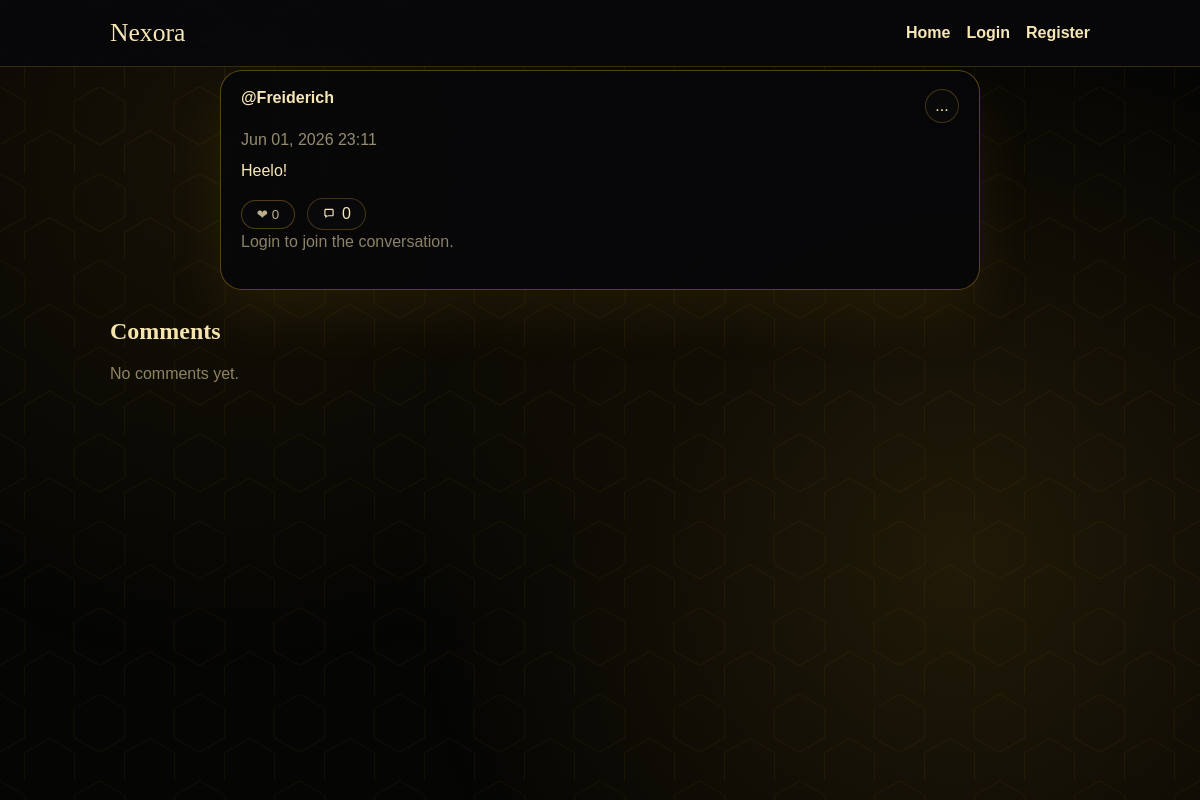
Before: /posts/2/ with the older database file.
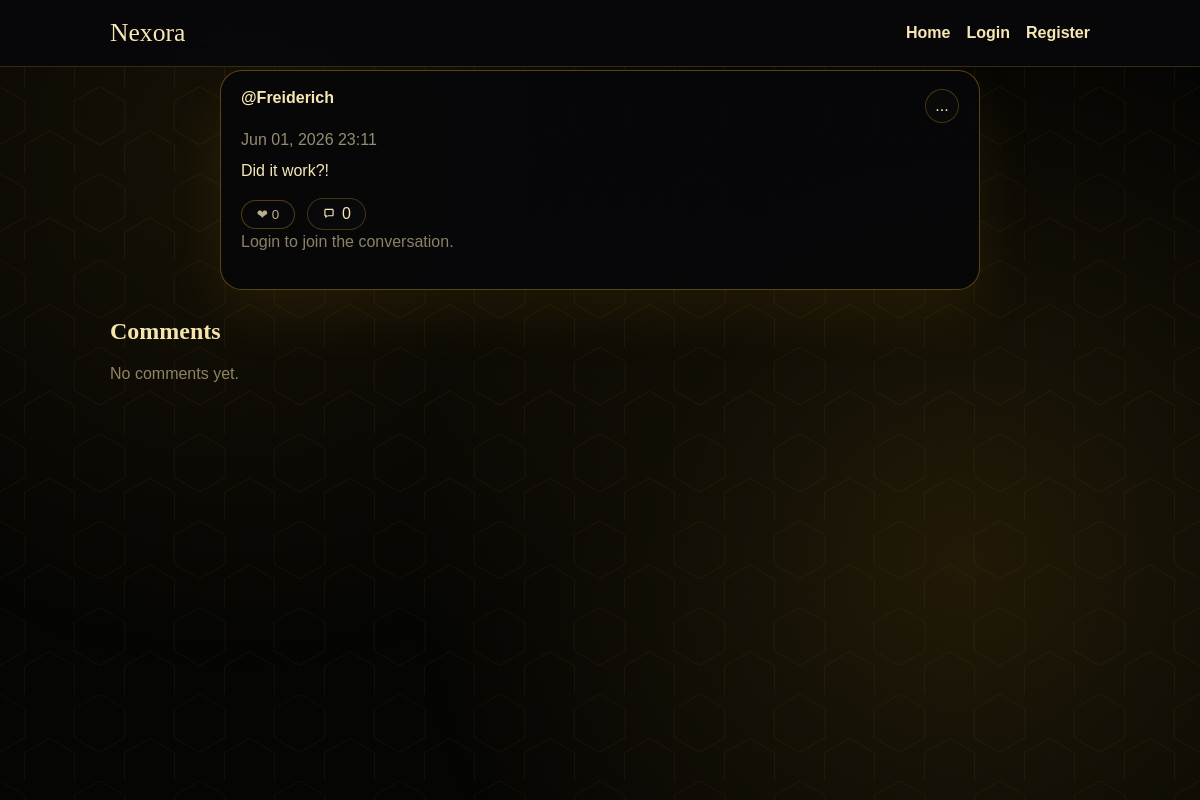
After: the same page with the newer database file.
### posts/models.py (models this page shows, shortened)
class Post(models.Model):
    VISIBILITY_PUBLIC = "public"
    VISIBILITY_UNLISTED = "unlisted"
    VISIBILITY_PRIVATE = "private"
    VISIBILITY_CHOICES = [
        (VISIBILITY_PUBLIC, "Public"),
        (VISIBILITY_UNLISTED, "Unlisted"),
        (VISIBILITY_PRIVATE, "Private"),
    ]
    author = models.ForeignKey(
        settings.AUTH_USER_MODEL, on_delete=models.CASCADE, related_name="posts"
    )
    content = models.TextField()
    image = models.ImageField(upload_to="posts/", blank=True, null=True)
    visibility = models.CharField(
        max_length=16, choices=VISIBILITY_CHOICES, default=VISIBILITY_PUBLIC
    )
    created_at = models.DateTimeField(auto_now_add=True)
    updated_at = models.DateTimeField(auto_now=True)
    class Meta:
        ordering = ["-created_at"]

### posts/views.py (the view)
# urls.py: path("posts/<int:post_id>/", views.post_detail, name="post_detail"),
def post_detail(request, post_id):
    post = get_object_or_404(
        Post.objects.select_related("author", "author__profile").annotate(
            likes_count=Count("likes"),
            reactions_count=Count("reactions"),
            reaction_love_count=Count("reactions", filter=Q(reactions__kind="love")),
            reaction_laugh_count=Count("reactions", filter=Q(reactions__kind="laugh")),
            reaction_wow_count=Count("reactions", filter=Q(reactions__kind="wow")),
            reaction_sad_count=Count("reactions", filter=Q(reactions__kind="sad")),
            reaction_fire_count=Count("reactions", filter=Q(reactions__kind="fire")),
        ),
        id=post_id,
    )
    if post.visibility == Post.VISIBILITY_PRIVATE and request.user != post.author:
        return redirect("home")
    comments = post.comments.select_related("author", "author__profile")
    form = CommentForm()
    return render(
        request,
        "posts/post_detail.html",
        {"post": post, "comments": comments, "form": form},
    )

### templates/posts/post_detail.html (shortened to what this page needs)
{% extends "base.html" %}
{% load static %}
{% block body_class %}post-detail{% endblock %}
{% block extra_css %}
  <link rel="stylesheet" href="{% static 'css/post.css' %}" />
{% endblock %}
{% block content %}
  <div class="terminal-hex">
  </div>
  <div class="terminal-accent"></div>
  {% with post_visibility=post.get_visibility_display %}
  <section class="card detail">
    <div class="card-header">
      <a href="{% url 'profile' username=post.author.username %}">@{{ post.author.username }}</a>
      <div class="post-menu-wrap">
        <button class="post-menu-toggle" type="button" aria-label="Post options" aria-expanded="false">...</button>
      </div>
    </div>
    <div class="post-meta-line"><span class="muted">{{ post.created_at|date:"M d, Y H:i" }}</span></div>
    <p>{{ post.content }}</p>
    <div class="post-actions">
      <form method="post" action="{% url 'toggle_like' post_id=post.id %}">
        <button type="submit" class="ghost reaction-main" data-like-count>❤ {{ post.likes_count }}</button>
      </form>
      <a class="comment-action" href="#comment-form" aria-label="Comments" data-comment-jump>
        <svg viewBox="0 0 24 24" aria-hidden="true" focusable="false">
          <path d="M4 5.5C4 4.12 5.12 3 6.5 3h11C18.88 3 20 4.12 20 5.5v8c0 1.38-1.12 2.5-2.5 2.5H10l-4.5 3v-3.5C4.62 15.5 4 14.88 4 14V5.5Zm2 0V14h3v1.3L11.1 14H17.5c.28 0 .5-.22.5-.5v-8c0-.28-.22-.5-.5-.5h-11c-.28 0-.5.22-.5.5Z" fill="currentColor"/>
        </svg>
        {{ comments|length }}
      </a>
    </div>
    <section class="comment-bar" id="comment-form">
      {% if user.is_authenticated %}
        <form class="comment-form" method="post" action="{% url 'comment_create' post_id=post.id %}">
          {% csrf_token %}
          <div class="comment-avatar" aria-hidden="true">{{ user.username|first|upper }}</div>
          <div class="comment-composer">
            <label class="sr-only" for="{{ form.body.id_for_label }}">Comment</label>
            {{ form.body }}
          </div>
          <button type="submit" class="primary comment-submit">Post</button>
        </form>
      {% else %}
        <p class="muted">Login to join the conversation.</p>
      {% endif %}
    </section>
  </section>
  {% endwith %}
  <section class="comments" id="comments">
    <h2>Comments</h2>
    <div class="comment-list">
      {% for comment in comments %}
        <div class="comment" data-comment-id="{{ comment.id }}">
          <div class="comment-meta">
            <a href="{% url 'profile' username=comment.author.username %}">@{{ comment.author.username }}</a>
            <span class="muted">{{ comment.created_at|date:"M d, Y H:i" }}</span>
          </div>
          <p data-comment-body>{{ comment.body }}</p>
          {% if user == comment.author %}
            <div class="comment-actions">
              <button
                type="button"
                class="link-button"
                data-comment-edit
                data-comment-edit-url="{% url 'comment_update' comment_id=comment.id %}"
              >
                Edit
              </button>
              <form class="comment-delete" method="post" action="{% url 'comment_delete' comment_id=comment.id %}">
                {% csrf_token %}
                <button type="submit" class="link-button">Delete</button>
              </form>
            </div>
          {% endif %}
        </div>
      {% empty %}
        <p class="muted">No comments yet.</p>
      {% endfor %}
    </div>
  </section>
{% endblock %}

Changed rows visible on the page:
changed Post "Freiderich": content "Heelo!" → "Did it work?!"
